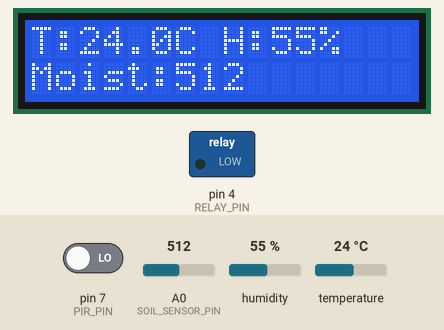
Simulated run of this sketch. Board: Arduino Uno, built with avr-gcc and run on an emulated ATmega328P. On the bench: 16×2 character LCD, switched loads named in the sketch (green lamp = pin HIGH). Inputs (shaded band) come from the test bench; at power-on: A0 (SOIL_SENSOR_PIN) = 512, humidity 55 %, temperature 24 °C, pin 7 (PIR_PIN) LOW. The modem accepts every AT command (registered, SIM ready, sends succeed) and sends nothing else; what the sketch prints to the serial monitor is not drawn.

Above: at 8.2 s.
8.3 s: A0 (SOIL_SENSOR_PIN) set to 582
At 10.9 s:
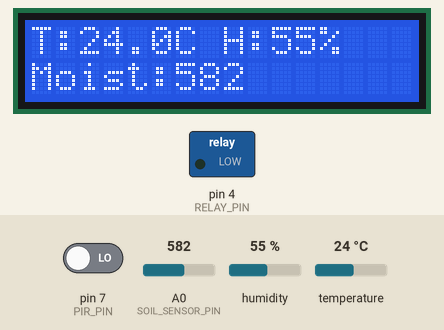
11.9 s: A0 (SOIL_SENSOR_PIN) set to 617
At 13.5 s:
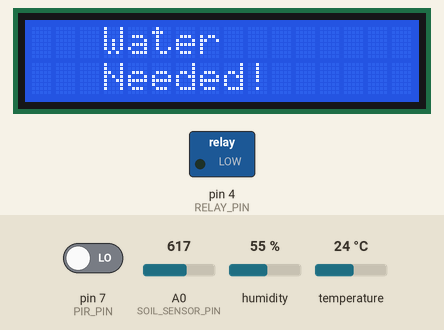
19.2 s: A0 (SOIL_SENSOR_PIN) set to 310
At 20.3 s:
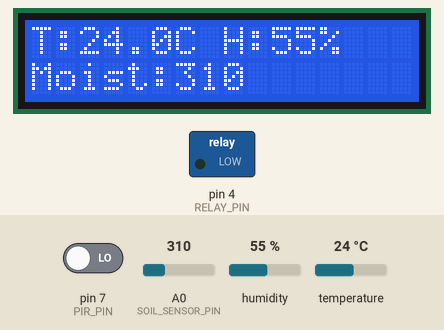
22.8 s: A0 (SOIL_SENSOR_PIN) set to 283
At 26.2 s:
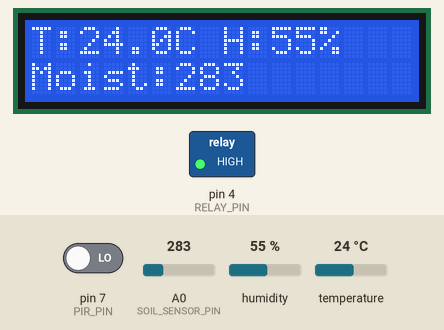
26.9 s: humidity set to 22 %
At 29.1 s:
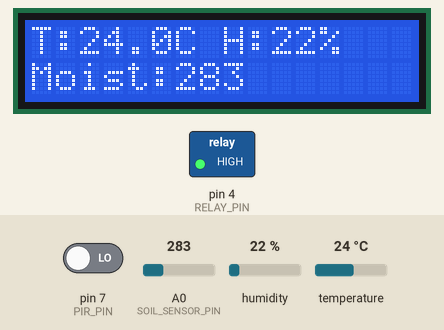
30.5 s: temperature set to 12 °C
At 32.1 s:
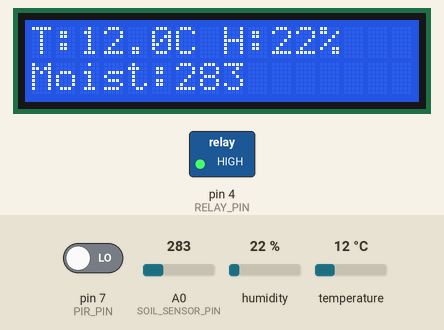
Timing chart, 0 to 33.6 s (numbered marks = the images above; inputs shaded):
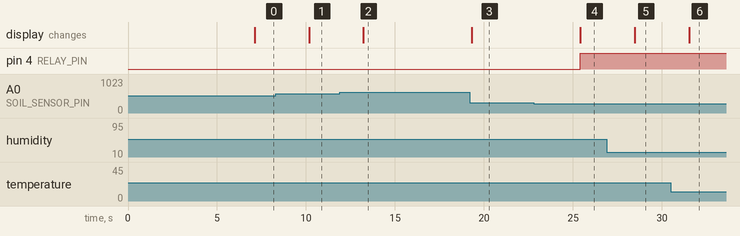

Measured:
- the behaviour switches between 599 and 600 on A0 (SOIL_SENSOR_PIN) (found by bisection; images 1 and 2)
- the behaviour switches between 300 and 299 on A0 (SOIL_SENSOR_PIN) (found by bisection; images 3 and 4)
- after the input at 8.3 s, the display: changes after 1.9 s (image 1)
- after the input at 11.9 s, the display: changes after 1.3 s (image 2)
- after the input at 19.2 s, the display: changes after 0.12 s (image 3)
- after the input at 22.8 s, pin 4 (RELAY_PIN): LOW → HIGH after 2.6 s; the display: changes after 2.6 s (image 4)
- after the input at 26.9 s, the display: changes after 1.6 s (image 5)
- after the input at 30.5 s, the display: changes after 1.0 s (image 6)

The sketch:

src.ino
```cpp
#include "SensorReadings.h"
#include "DisplayManager.h"
#include "PIR_Buzzer.h"
#include "BlynkManager.h"
#include "PumpController.h"

void setup() {
    Serial.begin(9600);
    setupBlynk();
    setupSensors();
    setupDisplay();
    setupPIRBuzzer();
    setupPump();
}

void loop() {
    float temperature, humidity;
    int soilMoisture = readSoilMoisture();
    readTemperatureHumidity(temperature, humidity);
    displayData(temperature, humidity, soilMoisture);
    controlPump(soilMoisture);

    checkMotion();

    sendToBlynk(temperature, humidity, soilMoisture);
    runBlynk();

    delay(3000);

}
```

BlynkManager.cpp
```cpp
#include "BlynkManager.h"
#include <SoftwareSerial.h>
#include <BlynkSimpleStream.h>

#define WIFI_SSID "ansh"
#define WIFI_PASS "987654321"

SoftwareSerial espSerial(2, 3);  // D2 = RX, D3 = TX (ESP8266)

// Function to send AT commands to ESP8266
void sendATCommand(const char* cmd, int waitTime) {
    espSerial.println(cmd);
    delay(waitTime);
    while (espSerial.available()) {
        Serial.write(espSerial.read());  // Print response to Serial Monitor
    }
}

void setupBlynk() {
    Serial.begin(9600);
    espSerial.begin(115200);
    Serial.println("Initializing ESP8266...");

    sendATCommand("AT", 1000);  // Check if ESP8266 is responding
    sendATCommand("AT+CWMODE=1", 1000);  // Set to Station Mode
    sendATCommand("AT+CWJAP=\"" WIFI_SSID "\",\"" WIFI_PASS "\"", 5000);  // Connect WiFi

    Serial.println("Connecting to Blynk...");
    Blynk.config(espSerial, BLYNK_AUTH_TOKEN);
    Serial.println("Blynk Ready!");
}

void sendToBlynk(float temperature, float humidity, int soilMoisture) {
    Blynk.virtualWrite(V0, temperature);
    Blynk.virtualWrite(V1, humidity);
    Blynk.virtualWrite(V2, soilMoisture);
}

void runBlynk() {
    Blynk.run();
}
```

BlynkManager.h
```cpp
#define BLYNK_TEMPLATE_ID "TMPL3Yne3nTs6"
#define BLYNK_TEMPLATE_NAME "plant water"
#define BLYNK_AUTH_TOKEN "t_Yx5DhL6BGFDl0OU1KgyI-20THJCF2t"

#ifndef BLYNK_MANAGER_H
#define BLYNK_MANAGER_H

void setupBlynk();
void sendToBlynk(float temperature, float humidity, int soilMoisture);
void runBlynk();

#endif
```

DisplayManager.cpp
```cpp
#include "DisplayManager.h"
#include <Arduino.h>
#include <Wire.h>

LiquidCrystal_I2C lcd(LCD_ADDR, 16, 2);

void setupDisplay() {
    lcd.init();
    lcd.backlight();
    lcd.clear();
    Serial.begin(9600); // Initialize Serial Monitor
}

void displayData(float temperature, float humidity, int soilMoisture) {
    lcd.clear();

    Serial.print("Temp: ");
    Serial.print(temperature, 1);
    Serial.print("C | Humidity: ");
    Serial.print(humidity, 0);
    Serial.print("% | Moisture: ");
    Serial.println(soilMoisture);

    if (soilMoisture < 600) {
        lcd.setCursor(0, 0);
        lcd.print("T:");
        lcd.print(temperature, 1);
        lcd.print("C");

        lcd.setCursor(8, 0);
        lcd.print("H:");
        lcd.print(humidity, 0);
        lcd.print("%");

        lcd.setCursor(0, 1);
        lcd.print("Moist:");
        lcd.print(soilMoisture);
    } else {
        lcd.setCursor(3, 0);
        lcd.print("Water");
        lcd.setCursor(3, 1);
        lcd.print("Needed!");

        Serial.println("🚰 Water Needed!");
    }
}
```

DisplayManager.h
```cpp
#ifndef DISPLAY_MANAGER_H
#define DISPLAY_MANAGER_H

#include <LiquidCrystal_I2C.h>

#define LCD_ADDR 0x27

void setupDisplay();
void displayData(float temperature, float humidity, int soilMoisture);

#endif
```

PIR_Buzzer.cpp
```cpp
#include "PIR_Buzzer.h"

unsigned long motionStartTime = 0;
bool motionActive = false;
int buzzerCount = 0;

void setupPIRBuzzer() {
    pinMode(PIR_PIN, INPUT);
    pinMode(BUZZER_PIN, OUTPUT);
    Serial.begin(9600);
}

void checkMotion() {
    int motionDetected = digitalRead(PIR_PIN);

    if (motionDetected == HIGH) {
        if (!motionActive) {
            motionStartTime = millis();
            motionActive = true;
            buzzerCount = 0;  // Reset buzzer cycle count
        }

        // If motion detected continuously for 25 sec
        if (buzzerCount < 2 && millis() - motionStartTime >= 25000) {
            Serial.println("Motion Detected for 25 sec! Buzzer ON");

            // Buzzer ON for 1 sec
            tone(BUZZER_PIN, 1000);
            delay(1000);
            noTone(BUZZER_PIN);
            Serial.println("Buzzer OFF");

            // 1 sec delay before the second buzzer activation
            delay(1000);

            // Buzzer ON for 1 sec (second time)
            tone(BUZZER_PIN, 1000);
            delay(1000);
            noTone(BUZZER_PIN);
            Serial.println("Buzzer OFF");

            // Reset time after two buzzer activations
            motionStartTime = millis();
            buzzerCount = 2;  // Prevent further buzzing until next 25 sec cycle
        }
    } else {
        // Reset if no motion
        motionActive = false;
        motionStartTime = millis();
        buzzerCount = 0;  // Reset buzzer count for next detection
        noTone(BUZZER_PIN);
    }
}
```

PIR_Buzzer.h
```cpp
#ifndef PIR_BUZZER_H
#define PIR_BUZZER_H

#include <Arduino.h>

// Define pin numbers
#define PIR_PIN 7
#define BUZZER_PIN 9

// Function declarations
void setupPIRBuzzer();
void checkMotion();

#endif
```

PumpController.cpp
```cpp
#include "PumpController.h"
#include <Arduino.h>

bool pumpState = false;  // Track pump ON/OFF

// You can tweak these values as needed


void setupPump() {
    pinMode(RELAY_PIN, OUTPUT);
    digitalWrite(RELAY_PIN, LOW);  // Pump OFF initially
}

void controlPump(int soilMoisture) {
    if (!pumpState && soilMoisture < TURN_ON_THRESHOLD) {
        digitalWrite(RELAY_PIN, HIGH);  // Turn pump ON
        pumpState = true;
    }
    else if (pumpState && soilMoisture > TURN_OFF_THRESHOLD) {
        digitalWrite(RELAY_PIN, LOW);   // Turn pump OFF
        pumpState = false;
    }
}
```

PumpController.h
```cpp
#ifndef PUMP_CONTROLLER_H
#define PUMP_CONTROLLER_H

#define TURN_ON_THRESHOLD 300
#define TURN_OFF_THRESHOLD 400

#define RELAY_PIN 4          // Set to the digital pin connected to the relay

void setupPump();
void controlPump(int soilMoisture);

#endif
```

SensorReadings.cpp
```cpp
#include "SensorReadings.h"
#include <Arduino.h>

DHT dht(DHTPIN, DHTTYPE);

void setupSensors() {
    pinMode(SOIL_SENSOR_PIN, INPUT);
    dht.begin();
}

int readSoilMoisture() {
    return analogRead(SOIL_SENSOR_PIN);
}

void readTemperatureHumidity(float &temperature, float &humidity) {
    // Try multiple times if the sensor gives NaN
    for (int i = 0; i < 5; i++) {
        temperature = dht.readTemperature();
        humidity = dht.readHumidity();

        if (!isnan(temperature) && !isnan(humidity)) {
            return; // Exit loop if valid values received
        }
        delay(500); // Wait and retry
    }

    // If NaN persists, set default values
    temperature = -1;
    humidity = -1;
}
```

SensorReadings.h
```cpp
#ifndef SENSOR_READINGS_H
#define SENSOR_READINGS_H

#include <DHT.h>

#define DHTPIN 2
#define DHTTYPE DHT11
#define SOIL_SENSOR_PIN A0

void setupSensors();
int readSoilMoisture();
void readTemperatureHumidity(float &temperature, float &humidity);

#endif
```
